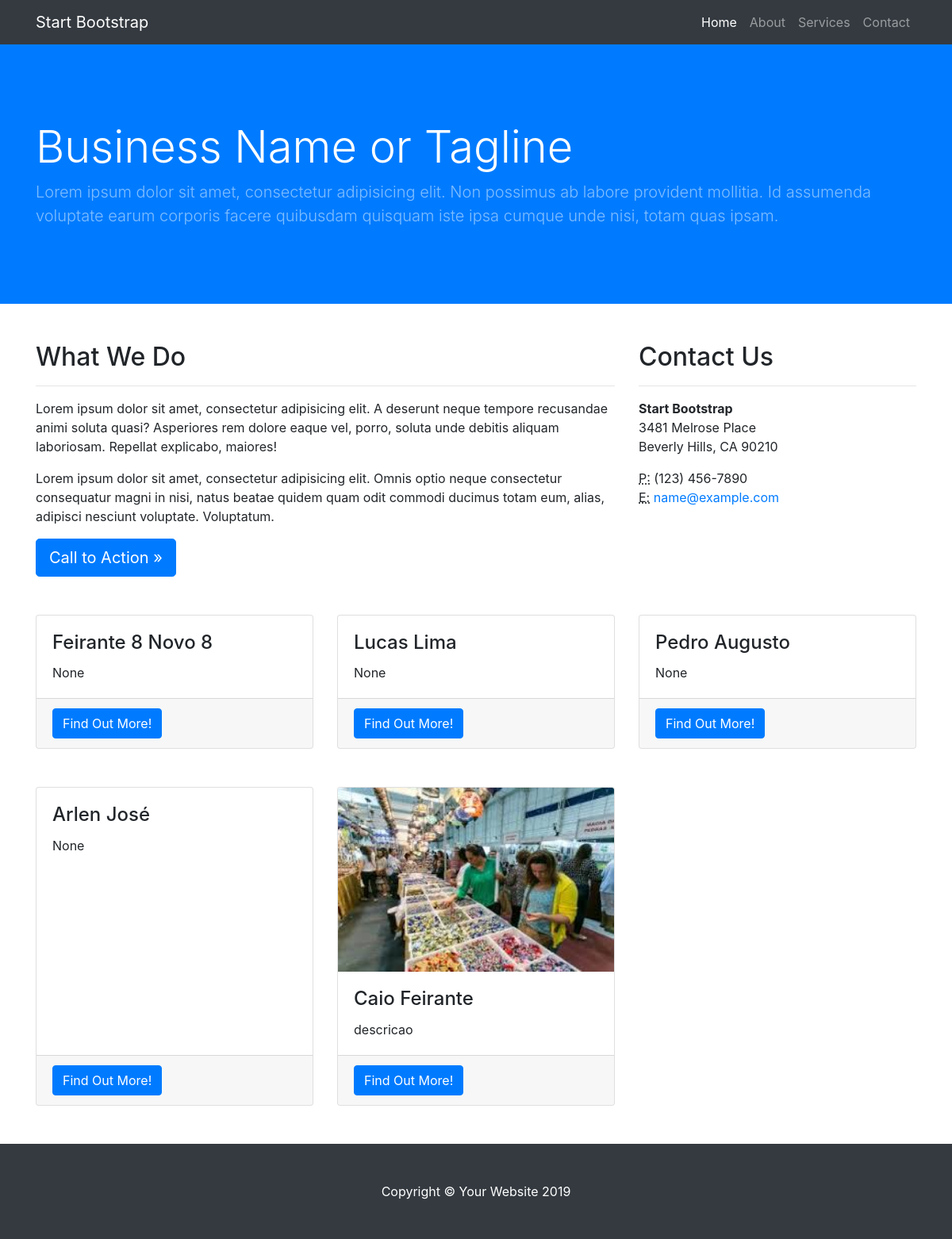
The page / on the database its author committed.
### lojafeira/models.py (models this page shows, shortened)
class Feirante(models.Model):
    nome = models.CharField(max_length=100)
    sobrenome = models.CharField(max_length=100)
    email = models.EmailField(unique=True, null=False, blank=False)
    descricao = models.TextField(null=True, blank=True)
    foto = models.ImageField(upload_to='fotos/', null=True)
    cpf = models.CharField(max_length=11, null=True)
    dt_criacao = models.DateTimeField(auto_now_add=True)
    class Meta:
        verbose_name_plural = 'Feirantes'

### lojafeira/views/usuario_view.py (the view)
# urls.py: path('', index, name='index'),
def index(request):
    dados = {}
    dados['feirantes'] = Feirante.objects.all()
    return render(request, 'lojafeira/index.html', dados)

### lojafeira/templates/lojafeira/index.html (shortened to what this page needs)
<!DOCTYPE html>
{% load static %}
<html lang="en">
<head>
  <link href="{% static 'lojafeira/vendor/bootstrap/css/bootstrap.min.css' %}" rel="stylesheet">
  <link href="{% static 'lojafeira/css/business-frontpage.css' %}" rel="stylesheet">
</head>
<body>
  <nav class="navbar navbar-expand-lg navbar-dark bg-dark fixed-top">
    <div class="container">
      <a class="navbar-brand" href="#">Start Bootstrap</a>
      <div class="collapse navbar-collapse" id="navbarResponsive">
        <ul class="navbar-nav ml-auto">
          <li class="nav-item active">
            <a class="nav-link" href="#">Home
            </a>
          </li>
          <li class="nav-item">
            <a class="nav-link" href="#">About</a>
          </li>
          <li class="nav-item">
            <a class="nav-link" href="#">Services</a>
          </li>
          <li class="nav-item">
            <a class="nav-link" href="#">Contact</a>
          </li>
        </ul>
      </div>
    </div>
  </nav>
  <header class="bg-primary py-5 mb-5">
    <div class="container h-100">
      <div class="row h-100 align-items-center">
        <div class="col-lg-12">
          <h1 class="display-4 text-white mt-5 mb-2">Business Name or Tagline</h1>
          <p class="lead mb-5 text-white-50">Lorem ipsum dolor sit amet, consectetur adipisicing elit. Non possimus ab labore provident mollitia. Id assumenda voluptate earum corporis facere quibusdam quisquam iste ipsa cumque unde nisi, totam quas ipsam.</p>
        </div>
      </div>
    </div>
  </header>
  <div class="container">
    <div class="row">
      <div class="col-md-8 mb-5">
        <h2>What We Do</h2>
        <hr>
        <p>Lorem ipsum dolor sit amet, consectetur adipisicing elit. A deserunt neque tempore recusandae animi soluta quasi? Asperiores rem dolore eaque vel, porro, soluta unde debitis aliquam laboriosam. Repellat explicabo, maiores!</p>
        <p>Lorem ipsum dolor sit amet, consectetur adipisicing elit. Omnis optio neque consectetur consequatur magni in nisi, natus beatae quidem quam odit commodi ducimus totam eum, alias, adipisci nesciunt voluptate. Voluptatum.</p>
        <a class="btn btn-primary btn-lg" href="#">Call to Action &raquo;</a>
      </div>
      <div class="col-md-4 mb-5">
        <h2>Contact Us</h2>
        <hr>
        <address>
          <strong>Start Bootstrap</strong>
          <br>3481 Melrose Place
          <br>Beverly Hills, CA 90210
          <br>
        </address>
        <address>
          <abbr title="Phone">P:</abbr>
          (123) 456-7890
          <br>
          <abbr title="Email">E:</abbr>
          <a href="mailto:#">name@example.com</a>
        </address>
      </div>
    </div>
    <div class="row">
      {% for feirante in feirantes %}
      <div class="col-md-4 mb-5">
        <div class="card h-100">
          <img class="card-img-top" src="{{MEDIA_URL}}{{feirante.foto}}" alt="">
          <div class="card-body">
            <h4 class="card-title">{{ feirante.nome }} {{ feirante.sobrenome }}</h4>
            <p class="card-text">{{ feirante.descricao }}</p>
          </div>
          <div class="card-footer">
            <a href="#" class="btn btn-primary">Find Out More!</a>
          </div>
        </div>
      </div>
      {% endfor %}
    </div>
  </div>
  <footer class="py-5 bg-dark">
    <div class="container">
      <p class="m-0 text-center text-white">Copyright &copy; Your Website 2019</p>
    </div>
  </footer>
</body>
</html>

### lojafeira/static/lojafeira/css/business-frontpage.css (style rules this page uses)
body { padding-top: 56px; }

### rows shown on the page
Feirante: nome "Feirante 8", sobrenome "Novo 8", descricao "None"
Feirante: nome "Lucas", sobrenome "Lima", descricao "None"
Feirante: nome "Pedro", sobrenome "Augusto", descricao "None"
Feirante: nome "Arlen", sobrenome "José", descricao "None"
Feirante: foto (picture), nome "Caio", sobrenome "Feirante", descricao "descricao"
